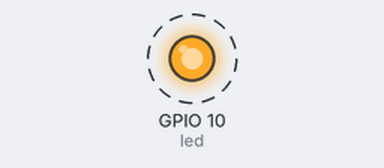
The program below on a simulated Raspberry Pi (BCM pin numbers). Shown: output pins drawn as LEDs (lit = HIGH). Dashed ring = blinking.

Above: at 0.05 s.
Timing chart, 0 to 3.0 s (numbered marks = the images above):
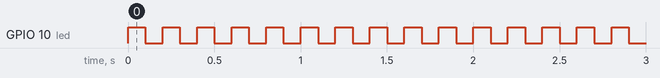

Measured:
- by itself, GPIO 10 (led): alternates HIGH for 0.10 s and LOW for 0.10 s

The program:

204LEDTest.py
```python
from gpiozero import LED
from time import sleep

led = LED(10) # assign GPIO pin 10 to led variable

# ---------turn led on and off with 0.1sec interval
while True:
    led.on()
    sleep(0.1)
    led.off()
    sleep(0.1)
# ---------turn led on and off with 0.1sec interval
```
